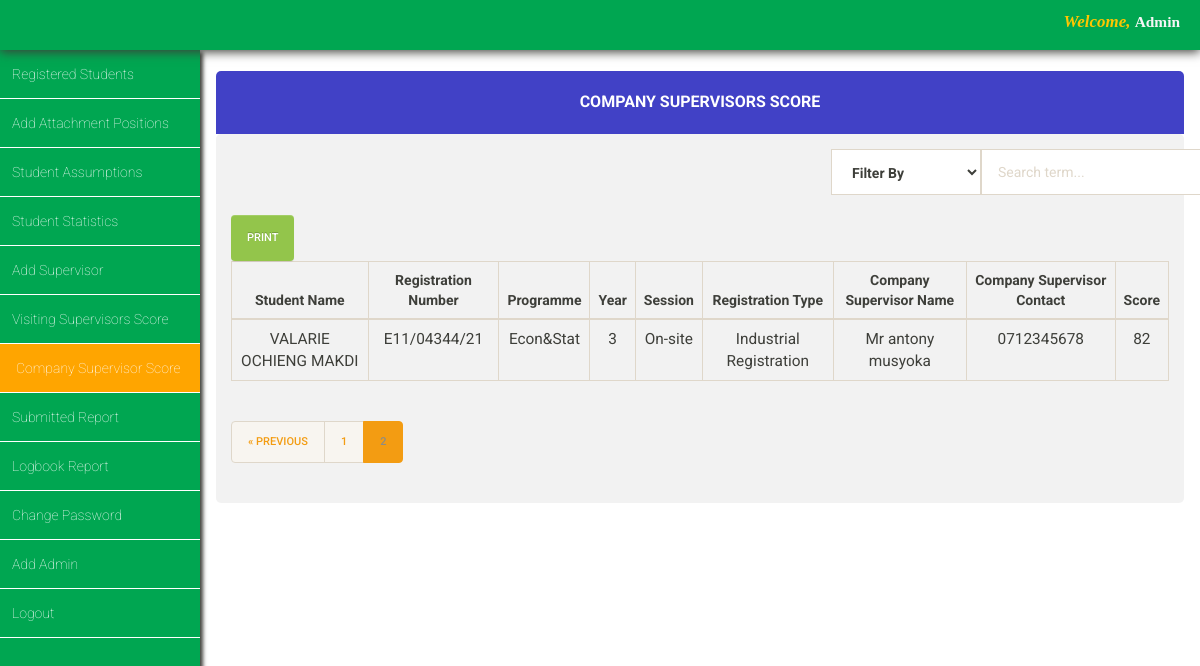
The page /iasms/admin/company_score/company_supervisor_score.php?page=2 on the database its author committed.
### tables this page shows
CREATE TABLE `industrial_registration` (
  `id` int(11) NOT NULL,
  `first_name` varchar(255) NOT NULL,
  `last_name` varchar(255) NOT NULL,
  `other_name` varchar(200) NOT NULL,
  `level` varchar(200) NOT NULL,
  `programme` varchar(200) NOT NULL,
  `session` varchar(200) NOT NULL,
  `faculty` varchar(100) NOT NULL,
  `date` timestamp NOT NULL DEFAULT current_timestamp(),
  `index_number` varchar(255) NOT NULL,
  `company_supervisor_grade` int(11) NOT NULL,
  `visiting_supervisor_grade` int(11) NOT NULL,
  `company_supervisor_name` varchar(100) NOT NULL DEFAULT 'unassigned',
  `visiting_supervisor_name` varchar(100) NOT NULL DEFAULT 'unassigned',
  `company_supervisor_contact` varchar(11) NOT NULL,
  `visiting_supervisor_contact` varchar(11) NOT NULL,
  `attachment_region` varchar(100) NOT NULL DEFAULT 'unassigned'
);

### iasms/admin/company_score/company_supervisor_score.php (the view, shortened to what this page needs)
<?php
include '../../database_connection/database_connection.php';
$records_per_page = 2;
$page = isset($_GET['page']) && is_numeric($_GET['page']) ? $_GET['page'] : 1;
$start_from = ($page - 1) * $records_per_page;
$mysql_query_1 = "SELECT * FROM internal_registration";
$mysql_query_2 = "SELECT * FROM industrial_registration";
$mysql_query_1 .= " LIMIT $start_from, $records_per_page";
$mysql_query_2 .= " LIMIT $start_from, $records_per_page";
$total_query_1 = "SELECT COUNT(*) FROM internal_registration" . (strpos($mysql_query_1, 'WHERE') ? strstr($mysql_query_1, 'WHERE') : '');
$total_query_2 = "SELECT COUNT(*) FROM industrial_registration" . (strpos($mysql_query_2, 'WHERE') ? strstr($mysql_query_2, 'WHERE') : '');
$total_result_1 = mysqli_query($conn, $total_query_1);
$total_result_2 = mysqli_query($conn, $total_query_2);
$total_rows_1 = mysqli_fetch_array($total_result_1)[0];
$total_rows_2 = mysqli_fetch_array($total_result_2)[0];
$total_rows = $total_rows_1 + $total_rows_2;
$total_pages = ceil($total_rows / $records_per_page);
?>
<!DOCTYPE html>
<html lang="en" class="bg-pink">
<head>
  <link rel="stylesheet" href="../../css/bootstrap-theme.min.css" />
  <link rel="stylesheet" href="../../css/bootstrap.min.css" />
  <link rel="stylesheet" href="../../css/main_page_style.css" />
  <link rel="stylesheet" href="company_supervisor_score.css" />
</head>
<body>
  <div id="top-navigation">
    <div id="student_name">
      <span style="color:rgb(255, 198, 0);font-size:1.1em"><em>Welcome,</em> </span>
      <span style="font-family:serif"><?php echo "Admin"; ?></span>
    </div>
  </div>
  <div id="left_side_bar">
    <ul id="menu_list">
      <a class="menu_items_link" href="../view_registered_students/view_registered_students.php">
        <li class="menu_items_list">Registered Students</li>
      </a>
      <a class="menu_items_link" href="../../add_position.php">
        <li class="menu_items_list">Add Attachment Positions</li>
      </a>
      <a class="menu_items_link" href="../students_assumptions/students_assumptions.php">
        <li class="menu_items_list">Student Assumptions</li>
      </a>
      <a class="menu_items_link" href="../student_stat/student_stat.php">
        <li class="menu_items_list">Student Statistics</li>
      </a>
      <a class="menu_items_link" href="../../add_supervisor.php">
        <li class="menu_items_list">Add Supervisor</li>
      </a>
      <a class="menu_items_link" href="../visiting_score/visiting_supervisors_score.php">
        <li class="menu_items_list">Visiting Supervisors Score</li>
      </a>
      <a class="menu_items_link" href="company_supervisor_score.php">
        <li class="menu_items_list" style="background-color:orange;padding-left:16px">Company Supervisor Score</li>
      </a>
      <a class="menu_items_link" href="../../admin_reports.php">
        <li class="menu_items_list">Submitted Report</li>
      </a>
      <a class="menu_items_link" href="../../logbook_report.php">
        <li class="menu_items_list">Logbook Report</li>
      </a>
      <a class="menu_items_link" href="../change_password/change_password.php">
        <li class="menu_items_list">Change Password</li>
      </a>
      <a class="menu_items_link" href="../../add_admin.php">
        <li class="menu_items_list">Add Admin</li>
      </a>
      <a class="menu_items_link" href="../../index.php">
        <li class="menu_items_list">Logout</li>
      </a>
    </ul>
  </div>
  <div id="main_content">
    <div class="container-fluid">
      <div class="panel">
        <div class="panel-heading phead">
          <h2 class="panel-title ptitle">Company Supervisors Score</h2>
        </div>
        <div class="panel-body pbody">
          <form method="post" action="">
            <div class="container">
              <div class="row">
                <div class="col-xs-5 col-xs-offset-6">
                  <div class="input-group">
                    <div class="input-group-btn search-panel">
                      <select class="form-control search_by_side" name="filter-by">
                        <option value="Filter By">Filter By</option>
                      </select>
                    </div>
                    <input type="text" class="form-control" name="txt_search_term" placeholder="Search term...">
                  </div>
                </div>
              </div>
            </div>
          </form>
          <br>
          <button class="btn btn-success" onclick="printTable()">Print</button>
          <div id="table-container">
            <table class="table table-bordered table-hover">
              <thead>
                <tr>
                  <th style="text-align:center">Student Name</th>
                  <th style="text-align:center">Registration Number</th>
                  <th style="text-align:center">Programme</th>
                  <th style="text-align:center">Year</th>
                  <th style="text-align:center">Session</th>
                  <th style="text-align:center">Registration Type</th>
                  <th style="text-align:center">Company Supervisor Name</th>
                  <th style="text-align:center">Company Supervisor Contact</th>
                  <th style="text-align:center">Score</th>
                </tr>
              </thead>
              <tbody>
                <?php
                $execute_result_query_2 = mysqli_query($conn, $mysql_query_2);
                while ($row_set_2 = mysqli_fetch_array($execute_result_query_2)) {
                  echo "<tr style='text-align:center;font-size:1.1em'>";
                  echo "<td>" . $row_set_2["first_name"] . " " . $row_set_2["last_name"] . "</td>";
                  echo "<td>" . $row_set_2["index_number"] . "</td>";
                  echo "<td>" . $row_set_2["programme"] . "</td>";
                  echo "<td>" . $row_set_2["level"] . "</td>";
                  echo "<td>" . $row_set_2["session"] . "</td>";
                  echo "<td>Industrial Registration</td>";
                  echo "<td>" . $row_set_2["company_supervisor_name"] . "</td>";
                  echo "<td>" . $row_set_2["company_supervisor_contact"] . "</td>";
                  echo "<td>" . $row_set_2["company_supervisor_grade"] . "</td>";
                  echo "</tr>";
                }
                ?>
              </tbody>
            </table>
          </div>
          <nav aria-label="Page navigation">
            <ul class="pagination">
              <?php if ($page > 1): ?>
              <li class="page-item">
                <a class="page-link" href="?page=<?php echo $page - 1; ?>" aria-label="Previous">
                  <span aria-hidden="true">&laquo; Previous</span>
                </a>
              </li>
              <?php endif; ?>
              <?php for ($i = 1; $i <= $total_pages; $i++): ?>
              <li class="page-item <?php echo $i == $page ? 'active' : ''; ?>">
                <a class="page-link" href="?page=<?php echo $i; ?>"><?php echo $i; ?></a>
              </li>
              <?php endfor; ?>
            </ul>
          </nav>
        </div>
      </div>
    </div>
  </div>
</body>
</html>

### iasms/css/main_page_style.css (style rules this page uses)
* { margin: 0; padding: 0; }
#top-navigation { position: fixed; width: 100%; height: 50px; background-color: #00a651; box-shadow: 0 2px 10px; z-index: 4; }
#top-navigation #student_name { color: whitesmoke; float: right; margin-right: 20px; font-size: 1.1em; font-weight: bold; margin-top: 10px; font-family: serif; }
#left_side_bar { height: 92vh; float: left; margin-top: 50px; overflow: auto; background-color: #00a651; position: fixed; box-shadow: 3px 2px 4px; width: 200px; z-index: 2; }
#left_side_bar #menu_list a { text-decoration: none; color: white; font-size: 1em; }
#left_side_bar #menu_list li { text-decoration-style: none; padding: 14px 10px 14px 12px; border-bottom: 1px solid white; font-weight: lighter; }
#main_content { background-color: white; margin-top: 50px; float: right; padding-left: 200px; width: 100%; height: 92vh; overflow-y: auto; overflow-x: auto; }
@media only screen and (min-width: 320px) { #left_side_bar { width: 160px; } }
@media only screen and (min-width: 320px) { #left_side_bar #menu_list a { font-size: .8em; } }
@media only screen and (min-width: 320px) { #left_side_bar #menu_list li { padding: 14px 10px 14px 8px; } }
@media only screen and (min-width: 320px) { #main_content { padding-left: 160px; } }
@media only screen and (min-width: 480px) { #left_side_bar { width: 160px; } }
@media only screen and (min-width: 480px) { #left_side_bar #menu_list a { font-size: .8em; } }
@media only screen and (min-width: 480px) { #left_side_bar #menu_list li { padding: 14px 10px 14px 8px; } }
@media only screen and (min-width: 480px) { #main_content { padding-left: 160px; } }
@media only screen and (min-width: 992px) { #left_side_bar { width: 200px; } }
@media only screen and (min-width: 992px) { #left_side_bar #menu_list a { font-size: 1em; } }
@media only screen and (min-width: 992px) { #left_side_bar #menu_list li { padding: 14px 10px 14px 12px; } }
@media only screen and (min-width: 992px) { #main_content { padding-left: 200px; } }
@media only screen and (min-width: 1200px) { #left_side_bar { width: 200px; } }
@media only screen and (min-width: 1200px) { #left_side_bar #menu_list a { font-size: 1em; } }
@media only screen and (min-width: 1200px) { #left_side_bar #menu_list li { padding: 14px 10px 14px 12px; } }
@media only screen and (min-width: 1200px) { #main_content { padding-left: 200px; } }

### iasms/admin/company_score/company_supervisor_score.css (style rules this page uses)
.search_by_side { width: 150px !important; font-weight: bold; }
.phead { padding: 20px; margin-top: 20px; width: 100%; text-align: center; font-weight: bold; background-color: rgba(27, 27, 187, 0.83); border-top-left-radius: 5px; border-top-right-radius: 5px; color: white; }
.ptitle { font-size: 16px !important; font-weight: bold !important; }
.pbody { background-color: rgba(232, 232, 232, 0.56); border-radius: 5px; }

### iasms/admin/company_score/company_supervisor_score.php (style rules this page uses)
.pagination { margin-top: 20px; justify-content: center; }
.pagination .page-item.active .page-link { background-color: #f39c12; border-color: #f39c12; }
.pagination .page-link { color: #f39c12; }

### rows shown on the page
industrial_registration: first_name "VALARIE OCHIENG", last_name "MAKDI", index_number "E11/04344/21", programme "Econ&Stat", level "3", session "On-site", company_supervisor_name "Mr antony musyoka", company_supervisor_contact "0712345678", company_supervisor_grade "82"
